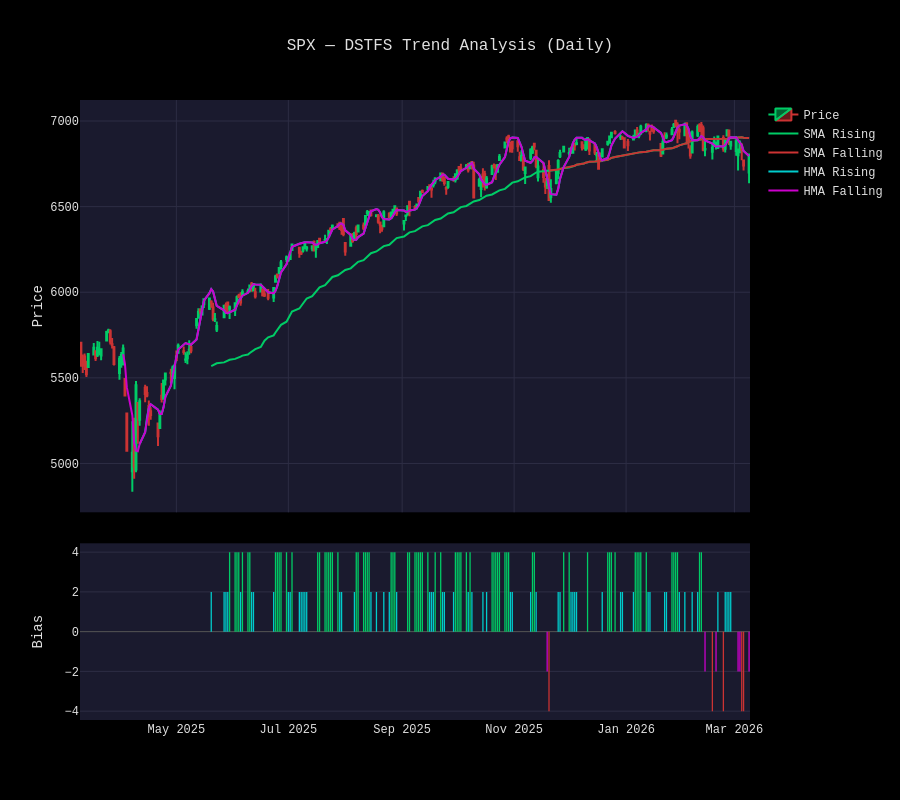

Notebook code cell kept with this figure:
### Markdown cell above
## 3. DSTFS Candlestick Chart

Two-panel Bloomberg-themed chart:
- **Top**: Candlestick with color-segmented SMA (green/red) and HMA (teal/fuchsia)
- **Bottom**: Bias histogram colored by signal strength

### Code cell
from options_analyzer.visualization.indicator_charts import plot_dstfs_candlestick

fig = plot_dstfs_candlestick(
    result,
    opens=candles.opens,
    highs=candles.highs,
    lows=candles.lows,
    timestamps=candles.timestamps,
    title=f"{UNDERLYING} — DSTFS Trend Analysis (Daily)",
)
fig.update_layout(height=800)
fig.show()

### Figure 1 — Plotly figure (JSON) as saved in the notebook; plotly's stock layout.template omitted (floating-point values rounded to 4 significant figures; data arrays with more than 128 entries replaced by an {"elided": "..."} marker saying what was removed)
{"data": [{"close": {"elided": "251 float values"}, "decreasing": {"line": {"color": "#cc3333"}}, "high": {"elided": "251 float values"}, "increasing": {"line": {"color": "#00cc66"}}, "low": {"elided": "251 float values"}, "name": "Price", "open": {"elided": "251 float values"}, "type": "candlestick", "x": {"elided": "251 str values"}, "xaxis": "x", "yaxis": "y"}, {"connectgaps": false, "line": {"color": "#00cc66", "width": 2}, "mode": "lines", "name": "SMA Rising", "type": "scatter", "x": {"elided": "251 str values"}, "xaxis": "x", "y": {"elided": "251 float values"}, "yaxis": "y"}, {"connectgaps": false, "line": {"color": "#cc3333", "width": 2}, "mode": "lines", "name": "SMA Falling", "type": "scatter", "x": {"elided": "251 str values"}, "xaxis": "x", "y": {"elided": "251 float values"}, "yaxis": "y"}, {"connectgaps": false, "line": {"color": "#00cccc", "width": 2}, "mode": "lines", "name": "HMA Rising", "type": "scatter", "x": {"elided": "251 str values"}, "xaxis": "x", "y": {"elided": "251 float values"}, "yaxis": "y"}, {"connectgaps": false, "line": {"color": "#cc00cc", "width": 2}, "mode": "lines", "name": "HMA Falling", "type": "scatter", "x": {"elided": "251 str values"}, "xaxis": "x", "y": {"elided": "251 float values"}, "yaxis": "y"}, {"marker": {"color": {"elided": "251 str values"}, "opacity": {"elided": "251 int values"}}, "name": "Bias", "showlegend": false, "type": "bar", "x": {"elided": "251 str values"}, "xaxis": "x2", "y": {"elided": "251 float values"}, "yaxis": "y2"}], "layout": {"bargap": 0.3, "height": 800, "showlegend": true, "title": {"text": "SPX — DSTFS Trend Analysis (Daily)"}, "xaxis": {"anchor": "y", "domain": [0, 1], "matches": "x2", "rangeslider": {"visible": false}, "showticklabels": false}, "xaxis2": {"anchor": "y2", "domain": [0, 1]}, "yaxis": {"anchor": "x", "domain": [0.335, 1.0], "title": {"text": "Price"}}, "yaxis2": {"anchor": "x2", "domain": [0, 0.285], "title": {"text": "Bias"}, "zeroline": true, "zerolinecolor": "#555555", "zerolinewidth": 1}}}
